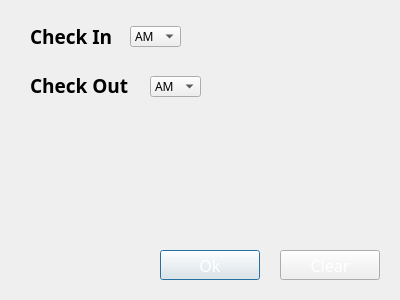
<?xml version="1.0" encoding="UTF-8"?>
<ui version="4.0">
 <class>Dialog</class>
 <widget class="QDialog" name="Dialog">
  <property name="geometry">
   <rect>
    <x>0</x>
    <y>0</y>
    <width>400</width>
    <height>300</height>
   </rect>
  </property>
  <property name="windowTitle">
   <string>Dialog</string>
  </property>
  <property name="styleSheet">
   <string notr="true">* {
bakcground-color: white;
font-family: poppins;
}</string>
  </property>
  <widget class="QLabel" name="label">
   <property name="geometry">
    <rect>
     <x>30</x>
     <y>26</y>
     <width>91</width>
     <height>20</height>
    </rect>
   </property>
   <property name="font">
    <font>
     <family>poppins</family>
     <pointsize>14</pointsize>
     <weight>75</weight>
     <bold>true</bold>
    </font>
   </property>
   <property name="text">
    <string>Check In</string>
   </property>
  </widget>
  <widget class="QLabel" name="label_2">
   <property name="geometry">
    <rect>
     <x>30</x>
     <y>75</y>
     <width>111</width>
     <height>21</height>
    </rect>
   </property>
   <property name="font">
    <font>
     <family>poppins</family>
     <pointsize>14</pointsize>
     <weight>75</weight>
     <bold>true</bold>
    </font>
   </property>
   <property name="text">
    <string>Check Out</string>
   </property>
  </widget>
  <widget class="QComboBox" name="cmbCheckIn">
   <property name="geometry">
    <rect>
     <x>130</x>
     <y>26</y>
     <width>51</width>
     <height>21</height>
    </rect>
   </property>
   <item>
    <property name="text">
     <string>AM</string>
    </property>
   </item>
   <item>
    <property name="text">
     <string>PM</string>
    </property>
   </item>
  </widget>
  <widget class="QComboBox" name="cmbCheckOut">
   <property name="geometry">
    <rect>
     <x>150</x>
     <y>76</y>
     <width>51</width>
     <height>21</height>
    </rect>
   </property>
   <item>
    <property name="text">
     <string>AM</string>
    </property>
   </item>
   <item>
    <property name="text">
     <string>PM</string>
    </property>
   </item>
  </widget>
  <widget class="QPushButton" name="btnOK">
   <property name="geometry">
    <rect>
     <x>160</x>
     <y>250</y>
     <width>100</width>
     <height>30</height>
    </rect>
   </property>
   <property name="font">
    <font>
     <family>poppins</family>
     <pointsize>12</pointsize>
    </font>
   </property>
   <property name="styleSheet">
    <string notr="true">
	background-color: &quot;#344273&quot;;
	color: white;
	border-radiues: 5px
</string>
   </property>
   <property name="text">
    <string>Ok</string>
   </property>
  </widget>
  <widget class="QPushButton" name="btnClear">
   <property name="geometry">
    <rect>
     <x>280</x>
     <y>250</y>
     <width>100</width>
     <height>30</height>
    </rect>
   </property>
   <property name="font">
    <font>
     <family>poppins</family>
     <pointsize>12</pointsize>
    </font>
   </property>
   <property name="styleSheet">
    <string notr="true">
	background-color: &quot;#344273&quot;;
	color: white;
	border-radiues: 5px
</string>
   </property>
   <property name="text">
    <string>Clear</string>
   </property>
  </widget>
 </widget>
 <resources/>
 <connections/>
</ui>
